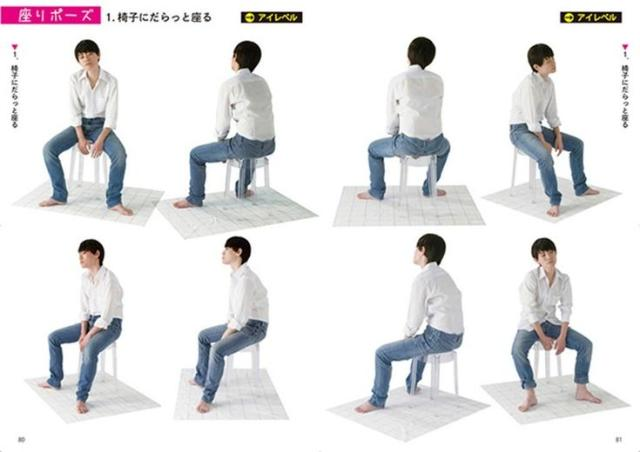
#> input picture 02_data/raw/Sitting Posture Detection.v2i.coco/train/52fec01b15da043b9dfe7441feda1d21_jpg.rf.d2928be2941262d2059a37e96af05c42.jpg, 640 x 452 px; its folder holds only this picture in this run
$ python audit_posture_dataset.py '../../02_data/raw/Sitting Posture Detection.v2i.coco/train'
#> lines starting #> are read from the running program, lines starting #| are printed output that depends on the picture
#!/usr/bin/env python3
"""
Audit dataset citra klasifikasi postur.

Mendukung struktur umum Roboflow:
dataset/
├── train/
│   ├── upright/
│   ├── leaning_forward/
│   └── ...
├── valid/ atau val/
└── test/

Output:
- images_audit.csv
- class_distribution.csv
- exact_duplicates.csv
- near_duplicates.csv
- split_leakage.csv
- audit_summary.json
- audit_summary.md
- contact_sheets/*.jpg

Skrip ini hanya mengaudit dan TIDAK menghapus gambar.
"""

from __future__ import annotations

import argparse
import csv
import hashlib
import json
import math
import random
import sys
from collections import Counter, defaultdict
from dataclasses import asdict, dataclass
from pathlib import Path
from typing import Iterable

import numpy as np
from PIL import Image, ImageDraw, ImageFilter, ImageFont, UnidentifiedImageError


IMAGE_EXTENSIONS = {".jpg", ".jpeg", ".png", ".bmp", ".webp", ".tif", ".tiff"}
SPLIT_ALIASES = {
    "train": "train",
    "training": "train",
    "valid": "valid",
    "validation": "valid",
    "val": "valid",
    "test": "test",
    "testing": "test",
}


@dataclass
class ImageRecord:
    path: str
    relative_path: str
    split: str
    label: str
    width: int
    height: int
    aspect_ratio: float
    file_size_bytes: int
    sha256: str
    dhash64: str
    brightness_mean: float
    edge_variance: float
    is_corrupt: bool
    error: str


def parse_args() -> argparse.Namespace:
    parser = argparse.ArgumentParser(
        description="Audit dataset citra klasifikasi postur."
    )
    parser.add_argument(
        "dataset_dir",
        type=Path,
        help="Folder utama dataset yang sudah diekstrak.",
    )
    parser.add_argument(
        "--output-dir",
        type=Path,
        default=Path("dataset_audit_output"),
        help="Folder output audit.",
    )
    parser.add_argument(
        "--near-duplicate-distance",
        type=int,
        default=5,
        help="Batas Hamming distance dHash untuk near duplicate. Default: 5.",
    )
    parser.add_argument(
        "--samples-per-class",
        type=int,
        default=25,
        help="Jumlah contoh gambar pada contact sheet per kelas.",
    )
    parser.add_argument(
        "--seed",
        type=int,
        default=42,
        help="Seed pemilihan sampel.",
    )
    parser.add_argument(
        "--dark-threshold",
        type=float,
        default=45.0,
        help="Brightness mean di bawah nilai ini ditandai gelap.",
    )
    parser.add_argument(
        "--blur-threshold",
        type=float,
        default=120.0,
        help="Edge variance di bawah nilai ini ditandai berpotensi blur.",
    )
    parser.add_argument(
        "--min-width",
        type=int,
        default=224,
        help="Lebar minimum yang diharapkan.",
    )
    parser.add_argument(
        "--min-height",
        type=int,
        default=224,
        help="Tinggi minimum yang diharapkan.",
    )
    return parser.parse_args()


def iter_image_paths(root: Path) -> Iterable[Path]:
    for path in root.rglob("*"):
        if path.is_file() and path.suffix.lower() in IMAGE_EXTENSIONS:
            yield path


def infer_split_and_label(path: Path, root: Path) -> tuple[str, str]:
    rel_parts = path.relative_to(root).parts
    split = "unspecified"

    split_index = None
    for idx, part in enumerate(rel_parts[:-1]):
        normalized = SPLIT_ALIASES.get(part.lower())
        if normalized:
            split = normalized
            split_index = idx
            break

    # Untuk struktur train/class/image.jpg
    if split_index is not None and split_index + 1 < len(rel_parts) - 1:
        label = rel_parts[split_index + 1]
    else:
        # Untuk struktur class/image.jpg
        label = path.parent.name

    return split, label


def sha256_file(path: Path, chunk_size: int = 1024 * 1024) -> str:
    digest = hashlib.sha256()
    with path.open("rb") as file:
        while chunk := file.read(chunk_size):
            digest.update(chunk)
    return digest.hexdigest()


def dhash64(image: Image.Image) -> int:
    """Difference hash 64-bit."""
    gray = image.convert("L").resize((9, 8), Image.Resampling.LANCZOS)
    pixels = np.asarray(gray, dtype=np.int16)
    differences = pixels[:, 1:] > pixels[:, :-1]
    value = 0
    for bit in differences.flatten():
        value = (value << 1) | int(bit)
    return value


def image_metrics(image: Image.Image) -> tuple[float, float]:
    gray = image.convert("L")
    arr = np.asarray(gray, dtype=np.float32)
    brightness = float(arr.mean())

    # Variansi edge sebagai indikator kasar blur.
    edges = gray.filter(ImageFilter.FIND_EDGES)
    edge_variance = float(np.asarray(edges, dtype=np.float32).var())
    return brightness, edge_variance


def inspect_image(path: Path, root: Path) -> ImageRecord:
    split, label = infer_split_and_label(path, root)
    relative_path = str(path.relative_to(root))

    try:
        file_hash = sha256_file(path)
        with Image.open(path) as image:
            image.load()
            width, height = image.size
            brightness, edge_variance = image_metrics(image)
            dhash_value = dhash64(image)

        return ImageRecord(
            path=str(path.resolve()),
            relative_path=relative_path,
            split=split,
            label=label,
            width=width,
            height=height,
            aspect_ratio=round(width / height, 6) if height else 0.0,
            file_size_bytes=path.stat().st_size,
            sha256=file_hash,
            dhash64=f"{dhash_value:016x}",
            brightness_mean=round(brightness, 4),
            edge_variance=round(edge_variance, 4),
            is_corrupt=False,
            error="",
        )
    except (UnidentifiedImageError, OSError, ValueError) as exc:
        return ImageRecord(
            path=str(path.resolve()),
            relative_path=relative_path,
            split=split,
            label=label,
            width=0,
            height=0,
            aspect_ratio=0.0,
            file_size_bytes=path.stat().st_size if path.exists() else 0,
            sha256="",
            dhash64="",
            brightness_mean=0.0,
            edge_variance=0.0,
            is_corrupt=True,
            error=f"{type(exc).__name__}: {exc}",
        )


def write_csv(path: Path, rows: list[dict], fieldnames: list[str] | None = None) -> None:
    path.parent.mkdir(parents=True, exist_ok=True)
    if not rows:
        if fieldnames:
            with path.open("w", newline="", encoding="utf-8-sig") as file:
                writer = csv.DictWriter(file, fieldnames=fieldnames)
                writer.writeheader()
        return

    if fieldnames is None:
        fieldnames = list(rows[0].keys())

    with path.open("w", newline="", encoding="utf-8-sig") as file:
        writer = csv.DictWriter(file, fieldnames=fieldnames)
        writer.writeheader()
        writer.writerows(rows)


def hamming_distance64(a: int, b: int) -> int:
    return (a ^ b).bit_count()


def find_exact_duplicates(records: list[ImageRecord]) -> list[dict]:
    groups: dict[str, list[ImageRecord]] = defaultdict(list)
    for record in records:
        if not record.is_corrupt and record.sha256:
            groups[record.sha256].append(record)

    rows: list[dict] = []
    group_id = 0
    for file_hash, group in groups.items():
        if len(group) < 2:
            continue
        group_id += 1
        for record in group:
            rows.append(
                {
                    "duplicate_group": group_id,
                    "sha256": file_hash,
                    "split": record.split,
                    "label": record.label,
                    "relative_path": record.relative_path,
                }
            )
    return rows


def find_near_duplicates(
    records: list[ImageRecord],
    max_distance: int,
) -> list[dict]:
    valid = [record for record in records if not record.is_corrupt and record.dhash64]
    hashes = [int(record.dhash64, 16) for record in valid]

    # LSH sederhana: 4 band x 16 bit.
    buckets: dict[tuple[int, int], list[int]] = defaultdict(list)
    for idx, hash_value in enumerate(hashes):
        for band in range(4):
            segment = (hash_value >> (band * 16)) & 0xFFFF
            buckets[(band, segment)].append(idx)

    candidates: set[tuple[int, int]] = set()
    for indices in buckets.values():
        if len(indices) < 2:
            continue
        for pos_a in range(len(indices) - 1):
            for pos_b in range(pos_a + 1, len(indices)):
                a, b = indices[pos_a], indices[pos_b]
                if a > b:
                    a, b = b, a
                candidates.add((a, b))

    rows: list[dict] = []
    for idx_a, idx_b in sorted(candidates):
        record_a = valid[idx_a]
        record_b = valid[idx_b]

        # Exact duplicate sudah memiliki laporan terpisah.
        if record_a.sha256 == record_b.sha256:
            continue

        distance = hamming_distance64(hashes[idx_a], hashes[idx_b])
        if distance <= max_distance:
            rows.append(
                {
                    "hamming_distance": distance,
                    "same_split": record_a.split == record_b.split,
                    "same_label": record_a.label == record_b.label,
                    "split_a": record_a.split,
                    "label_a": record_a.label,
                    "path_a": record_a.relative_path,
                    "split_b": record_b.split,
                    "label_b": record_b.label,
                    "path_b": record_b.relative_path,
                }
            )

    rows.sort(key=lambda row: row["hamming_distance"])
    return rows


def build_split_leakage(
    exact_duplicates: list[dict],
    near_duplicates: list[dict],
) -> list[dict]:
    leakage: list[dict] = []

    exact_groups: dict[int, list[dict]] = defaultdict(list)
    for row in exact_duplicates:
        exact_groups[int(row["duplicate_group"])].append(row)

    for group_id, group in exact_groups.items():
        splits = {row["split"] for row in group}
        if len(splits) > 1:
            leakage.append(
                {
                    "type": "exact_duplicate",
                    "distance": 0,
                    "split_a": group[0]["split"],
                    "label_a": group[0]["label"],
                    "path_a": group[0]["relative_path"],
                    "split_b": group[1]["split"],
                    "label_b": group[1]["label"],
                    "path_b": group[1]["relative_path"],
                    "note": f"Exact duplicate group {group_id} muncul di {sorted(splits)}",
                }
            )

    for row in near_duplicates:
        if not row["same_split"]:
            leakage.append(
                {
                    "type": "near_duplicate",
                    "distance": row["hamming_distance"],
                    "split_a": row["split_a"],
                    "label_a": row["label_a"],
                    "path_a": row["path_a"],
                    "split_b": row["split_b"],
                    "label_b": row["label_b"],
                    "path_b": row["path_b"],
                    "note": "Near duplicate muncul pada split berbeda",
                }
            )

    return leakage


def create_contact_sheets(
    records: list[ImageRecord],
    root: Path,
    output_dir: Path,
    samples_per_class: int,
    seed: int,
) -> None:
    rng = random.Random(seed)
    grouped: dict[str, list[ImageRecord]] = defaultdict(list)

    for record in records:
        if not record.is_corrupt:
            grouped[record.label].append(record)

    sheet_dir = output_dir / "contact_sheets"
    sheet_dir.mkdir(parents=True, exist_ok=True)

    thumb_size = (180, 180)
    label_height = 38
    columns = 5

    for label, group in sorted(grouped.items()):
        sample = rng.sample(group, min(samples_per_class, len(group)))
        rows_count = math.ceil(len(sample) / columns)
        sheet = Image.new(
            "RGB",
            (columns * thumb_size[0], rows_count * (thumb_size[1] + label_height)),
            "white",
        )
        draw = ImageDraw.Draw(sheet)

        for idx, record in enumerate(sample):
            image_path = root / record.relative_path
            with Image.open(image_path) as image:
                image = image.convert("RGB")
                image.thumbnail(thumb_size, Image.Resampling.LANCZOS)

                x = (idx % columns) * thumb_size[0]
                y = (idx // columns) * (thumb_size[1] + label_height)
                paste_x = x + (thumb_size[0] - image.width) // 2
                paste_y = y + (thumb_size[1] - image.height) // 2
                sheet.paste(image, (paste_x, paste_y))

                text = f"{record.split}: {Path(record.relative_path).name}"
                draw.text((x + 3, y + thumb_size[1] + 3), text[:27], fill="black")

        safe_label = "".join(c if c.isalnum() or c in "-_" else "_" for c in label)
        sheet.save(sheet_dir / f"{safe_label}.jpg", quality=90)


def summarize(
    records: list[ImageRecord],
    exact_duplicates: list[dict],
    near_duplicates: list[dict],
    leakage: list[dict],
    args: argparse.Namespace,
) -> dict:
    valid = [record for record in records if not record.is_corrupt]
    corrupt = [record for record in records if record.is_corrupt]

    class_counts = Counter(record.label for record in valid)
    split_counts = Counter(record.split for record in valid)
    split_class_counts = Counter((record.split, record.label) for record in valid)
    resolution_counts = Counter((record.width, record.height) for record in valid)

    dark_count = sum(record.brightness_mean < args.dark_threshold for record in valid)
    blur_count = sum(record.edge_variance < args.blur_threshold for record in valid)
    low_resolution_count = sum(
        record.width < args.min_width or record.height < args.min_height
        for record in valid
    )
    unlabeled_count = sum(
        record.label.lower() in {"unlabeled", "unlabelled", "unknown", "none"}
        for record in valid
    )

    exact_group_count = len({row["duplicate_group"] for row in exact_duplicates})
    exact_file_count = len(exact_duplicates)

    class_distribution = [
        {
            "split": split,
            "label": label,
            "count": count,
        }
        for (split, label), count in sorted(split_class_counts.items())
    ]

    top_resolutions = [
        {"width": width, "height": height, "count": count}
        for (width, height), count in resolution_counts.most_common(10)
    ]

    summary = {
        "dataset_dir": str(args.dataset_dir.resolve()),
        "total_files_detected": len(records),
        "valid_images": len(valid),
        "corrupt_images": len(corrupt),
        "class_count": len(class_counts),
        "class_counts": dict(sorted(class_counts.items())),
        "split_counts": dict(sorted(split_counts.items())),
        "class_distribution_by_split": class_distribution,
        "top_resolutions": top_resolutions,
        "dark_images_below_threshold": dark_count,
        "dark_threshold": args.dark_threshold,
        "potentially_blurry_images_below_threshold": blur_count,
        "blur_threshold": args.blur_threshold,
        "low_resolution_images": low_resolution_count,
        "minimum_expected_resolution": {
            "width": args.min_width,
            "height": args.min_height,
        },
        "unlabeled_images": unlabeled_count,
        "exact_duplicate_groups": exact_group_count,
        "files_in_exact_duplicate_groups": exact_file_count,
        "near_duplicate_pairs": len(near_duplicates),
        "cross_split_leakage_pairs": len(leakage),
        "warnings": [],
    }

    if corrupt:
        summary["warnings"].append("Terdapat citra rusak atau tidak dapat dibaca.")
    if unlabeled_count:
        summary["warnings"].append("Terdapat kelas Unlabeled/Unknown yang perlu ditinjau.")
    if leakage:
        summary["warnings"].append(
            "Terdapat exact/near duplicate pada split berbeda; ini berpotensi data leakage."
        )
    if len(class_counts) > 1:
        counts = list(class_counts.values())
        imbalance_ratio = max(counts) / min(counts)
        summary["class_imbalance_ratio_max_to_min"] = round(imbalance_ratio, 4)
        if imbalance_ratio >= 2:
            summary["warnings"].append(
                "Rasio kelas terbesar:terkecil >= 2; pertimbangkan strategi imbalance."
            )
    else:
        summary["class_imbalance_ratio_max_to_min"] = None

    return summary


def write_summary_markdown(summary: dict, output_path: Path) -> None:
    lines = [
        "# Ringkasan Audit Dataset",
        "",
        f"- Folder dataset: `{summary['dataset_dir']}`",
        f"- Total file citra terdeteksi: **{summary['total_files_detected']}**",
        f"- Citra valid: **{summary['valid_images']}**",
        f"- Citra rusak: **{summary['corrupt_images']}**",
        f"- Jumlah kelas: **{summary['class_count']}**",
        f"- Citra Unlabeled/Unknown: **{summary['unlabeled_images']}**",
        f"- Grup exact duplicate: **{summary['exact_duplicate_groups']}**",
        f"- Pasangan near duplicate: **{summary['near_duplicate_pairs']}**",
        f"- Potensi leakage lintas split: **{summary['cross_split_leakage_pairs']}**",
        "",
        "## Distribusi Kelas",
        "",
        "| Kelas | Jumlah |",
        "|---|---:|",
    ]

    for label, count in summary["class_counts"].items():
        lines.append(f"| {label} | {count} |")

    lines.extend(
        [
            "",
            "## Distribusi Split",
            "",
            "| Split | Jumlah |",
            "|---|---:|",
        ]
    )
    for split, count in summary["split_counts"].items():
        lines.append(f"| {split} | {count} |")

    lines.extend(
        [
            "",
            "## Pemeriksaan Kualitas",
            "",
            f"- Citra gelap: **{summary['dark_images_below_threshold']}** "
            f"(threshold brightness < {summary['dark_threshold']})",
            f"- Citra berpotensi blur: **{summary['potentially_blurry_images_below_threshold']}** "
            f"(threshold edge variance < {summary['blur_threshold']})",
            f"- Citra di bawah resolusi minimum: **{summary['low_resolution_images']}**",
            "",
            "## Peringatan",
            "",
        ]
    )

    if summary["warnings"]:
        for warning in summary["warnings"]:
            lines.append(f"- {warning}")
    else:
        lines.append("- Tidak ada peringatan otomatis utama.")

    lines.extend(
        [
            "",
            "## Catatan",
            "",
            "Hasil blur, brightness, dan near duplicate adalah indikator awal. "
            "Keputusan penghapusan gambar tetap harus melalui pemeriksaan visual.",
        ]
    )

    output_path.write_text("\n".join(lines), encoding="utf-8")


def main() -> int:
    args = parse_args()
    dataset_dir = args.dataset_dir.resolve()
    output_dir = args.output_dir.resolve()

    if not dataset_dir.exists() or not dataset_dir.is_dir():
        print(f"ERROR: Folder dataset tidak ditemukan: {dataset_dir}", file=sys.stderr)
        return 1

    output_dir.mkdir(parents=True, exist_ok=True)
    image_paths = sorted(iter_image_paths(dataset_dir))

    if not image_paths:
        print("ERROR: Tidak ada file citra ditemukan.", file=sys.stderr)
        return 1

    print(f"Menemukan {len(image_paths)} file citra.")
    records: list[ImageRecord] = []

    for idx, path in enumerate(image_paths, start=1):
        records.append(inspect_image(path, dataset_dir))
#> in inspect_image, image is the input picture: PIL image 640x452 RGB; mean R, G, B 228.2, 227.8, 229
#> in image_metrics, `gray = image.convert("L")`:
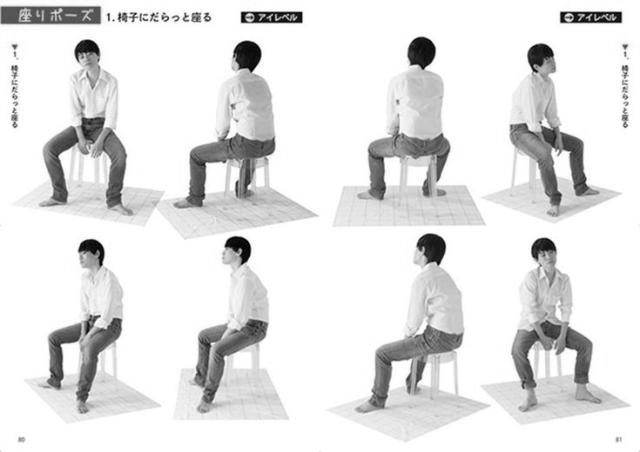
#> gray: PIL image 640x452 L; min 0, max 255, mean 228.1
#> in image_metrics, `brightness = float(arr.mean())`: brightness = 228.1
#> in image_metrics, `edges = gray.filter(ImageFilter.FIND_EDGES)`:
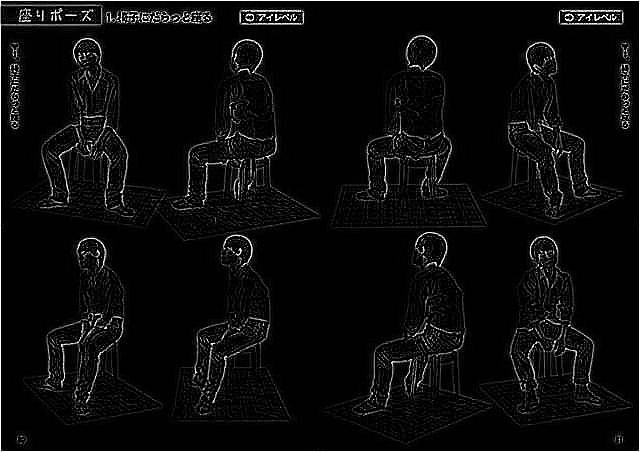
#> edges: PIL image 640x452 L; min 0, max 255, mean 11.4
#> in image_metrics, `edge_variance = float(np.asarray(edges, dtype=np.float32).var())`: edge_variance = 1376.1
#> in inspect_image, `brightness, edge_variance = image_metrics(image)`: brightness = 228.1; edge_variance = 1376.1
#> (the rest of the program and of its run is left out)
